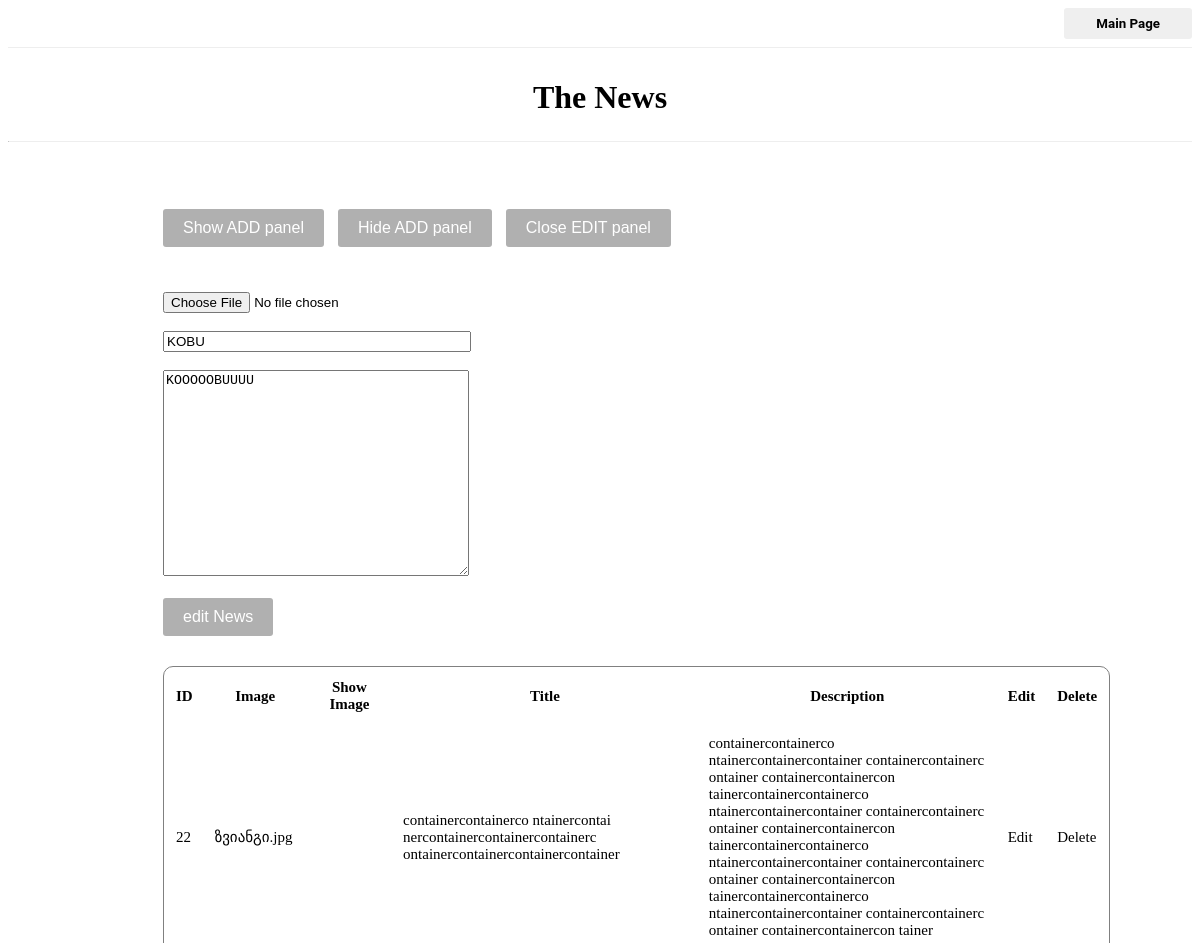
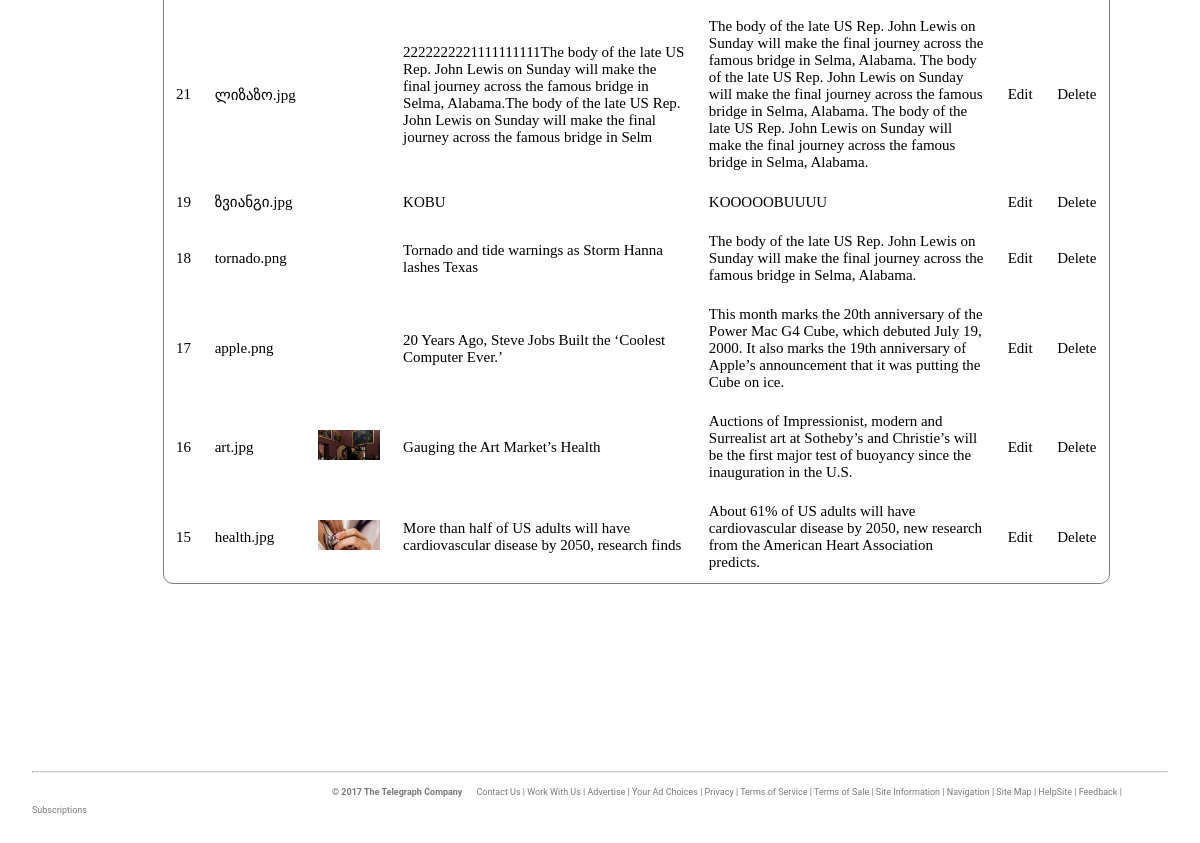
Page /admin/admin.php?main=news&&edit=19 on the committed database (2 pictures, top to bottom).
### tables this page shows
CREATE TABLE `news` (
  `id` int(4) NOT NULL,
  `img` varchar(250) NOT NULL,
  `title` varchar(250) NOT NULL,
  `description` text NOT NULL,
  `fullStory` text DEFAULT NULL
);

### admin/crud/getalldata.php (the view, shortened to what this page needs)
<?php
    $query_news = "SELECT * FROM news ORDER BY id DESC";
    $result_news = mysqli_query($conn, $query_news);
?>
<div class="news">
    <form action="" method="get">
        <button ><a href="?addPanel=show">Show ADD panel</a></button>
        <button name="?addPanel=hide">Hide ADD panel </button>
        <button name="main=news&&delete=''">Close EDIT panel</button>
    </form>
    <?php
        if(isset($_GET['edit'])){
            include "edit.php";
        }
    ?>
    <table class="data" style="font-family:bitter; font-size:15px; border-collapse: separate; border: 1px solid gray; border-radius: 10px;">
        <tr>
            <th>ID</th>
            <th>Image</th>
            <th>Show Image</th>
            <th>Title</th>
            <th>Description</th>
            <th>Edit</th>
            <th>Delete</th>
        </tr>
        <?php
            while($data_news = mysqli_fetch_assoc($result_news)){
        ?>
        <tr>
            <td><?=$data_news["id"]?></td>
            <td><?=$data_news["img"]?></td>
            <td><img src="../pics/<?=$data_news["img"]?>" alt=""></td>
            <td><?=$data_news["title"]?></td>
            <td><?=$data_news["description"]?></td>
            <td><a href="?main=news&&edit=<?=$data_news["id"]?>" style="text-decoration:none; color:black">Edit</a></td>
            <td><a href="?main=news&&delete=<?=$data_news["id"]?>" style="text-decoration:none; color:black">Delete</a></td>
        </tr>
        <?php
            }
        ?>
    </table>
</div>

### admin/crud/edit.php (shortened to what this page needs)
<?php
    $id = $_GET['edit'];
    $edit_news_q = mysqli_query($conn, "SELECT * FROM news WHERE id='$id'");
    $data = mysqli_fetch_assoc($edit_news_q);
?>
<form method="post" style="margin-top:15px" enctype="multipart/form-data" class="edit">
    <input name="Img" type="file"><br><br>
    <input name="title" type="text"placeholder="title" value="<?=$data['title']?>"><br><br>
    <textarea name="description" placeholder="Description"><?=$data['description']?></textarea>
    <br><br>
    <button name="edit_news">edit News</button>
</form>

### admin/adminStyles.css (style rules this page uses)
.news { width: 80%; margin: auto; }
.data { border-collapse: collapse; }
.data td, .data th { padding: 10px; }
.data img { height: 30px; }
.edit textarea { width: 300px; height: 200px; }
.edit input { width: 300px; }
.news { display: inline-block; padding: 5px; margin-left: 150px; }
.news button { margin-bottom: 30px; background-color: rgb(176,176,176) ; color: white; border: none; border-radius: 3px; padding: 10px 20px; margin-right: 10px; text-decoration: none; font-size: 16px; cursor: pointer; transition: background-color 0.3s; }
.news button a { color: white; text-decoration: none; }

### rows in the picture
news: title "KOBU", description "KOOOOOBUUUU", id "19", img "ზვიანგი.jpg"
news: id "22", img "ზვიანგი.jpg", title "containercontainerco ntainercontai nercontainercontainercontainerc ontainercontainercontainercontainer", description "containercontainerco ntainercontainercontainer containercontainerc ontainer containercontainercon tainercontainercontainerco ntainercontainercontainer containercontainerc ontainer containercontainercon tainercontainercontainerco ntainercontainercontainer containercontainerc ontainer containercontainercon tainercontainercontainerco ntainercontainercontainer containercontainerc ontainer containercontainercon tainer"
news: id "21", img "ლიზაზო.jpg", title "2222222221111111111The body of the late US Rep. John Lewis on Sunday will make the final journey across the famous bridge in Selma, Alabama.The body of the late US Rep. John Lewis on Sunday will make the final journey across the famous bridge in Selm", description "The body of the late US Rep. John Lewis on Sunday will make the final journey across the famous bridge in Selma, Alabama. The body of the late US Rep. John Lewis on Sunday will make the final journey across the famous bridge in Selma, Alabama. The body of the late US Rep. John Lewis on Sunday will make the final journey across the famous bridge in Selma, Alabama."
news: id "18", img "tornado.png", title "Tornado and tide warnings as Storm Hanna lashes Texas", description "The body of the late US Rep. John Lewis on Sunday will make the final journey across the famous bridge in Selma, Alabama."
news: id "17", img "apple.png", title "20 Years Ago, Steve Jobs Built the ‘Coolest Computer Ever.’", description "This month marks the 20th anniversary of the Power Mac G4 Cube, which debuted July 19, 2000. It also marks the 19th anniversary of Apple’s announcement that it was putting the Cube on ice."
news: id "16", img "art.jpg", img (picture), title "Gauging the Art Market’s Health", description "Auctions of Impressionist, modern and Surrealist art at Sotheby’s and Christie’s will be the first major test of buoyancy since the inauguration in the U.S."
news: id "15", img "health.jpg", img (picture), title "More than half of US adults will have cardiovascular disease by 2050, research finds", description "About 61% of US adults will have cardiovascular disease by 2050, new research from the American Heart Association predicts."
